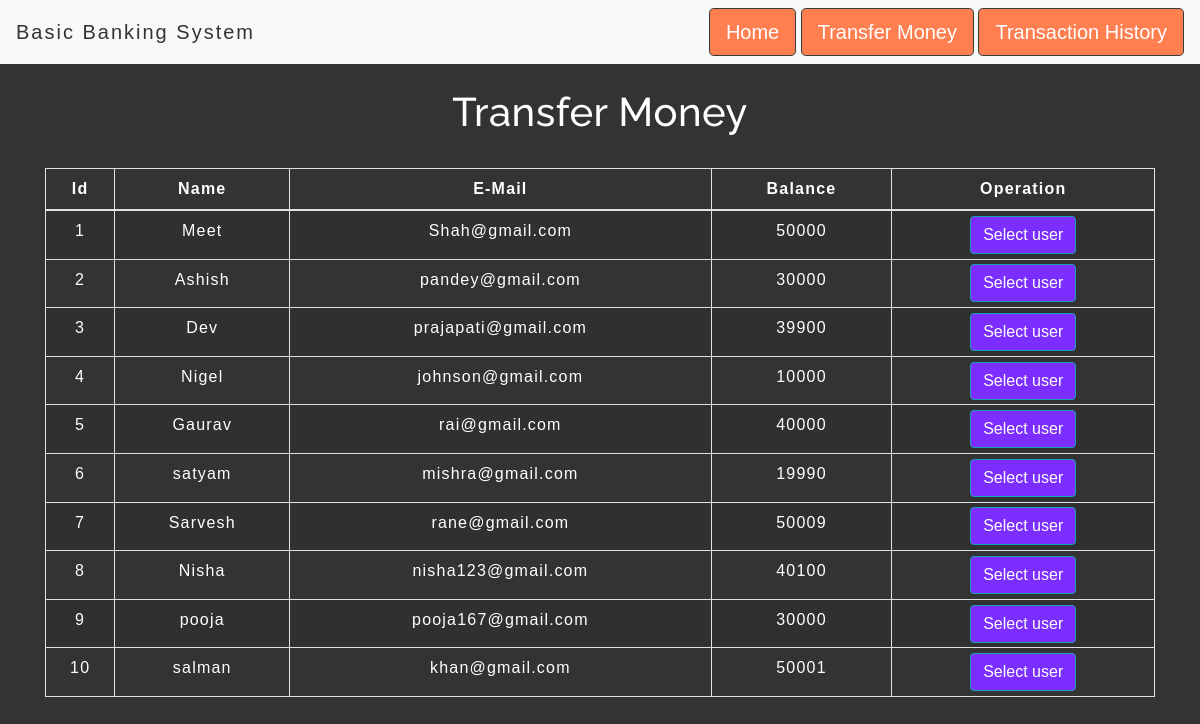
The app's page /transfermoney.php with its own data.
### tables this page shows
CREATE TABLE `users` (
  `id` int(3) NOT NULL,
  `name` text NOT NULL,
  `email` varchar(30) NOT NULL,
  `balance` int(8) NOT NULL
);

### transfermoney.php (the view, shortened to what this page needs)
<!DOCTYPE html>
<html lang="en">
<head>
    <link rel="stylesheet" href="https://maxcdn.bootstrapcdn.com/bootstrap/4.0.0/css/bootstrap.min.css">
    <link rel="stylesheet" type="text/css" href="css/table.css">
    <link rel="stylesheet" type="text/css" href="css/navbar.css">
</head>
<body>
<?php
    include 'config.php';
    $sql = "SELECT * FROM users";
    $result = mysqli_query($conn,$sql);
?>
<?php
  include 'navbar.php';
?>
<div class="container">
        <h2 style="color:white;"class="text-center pt-4">Transfer Money</h2>
        <br>
            <div class="row">
                <div class="col">
                    <div class="table-responsive-sm">
                    <table class="table table-hover table-sm table-striped table-condensed table-bordered">
                        <thead>
                            <tr>
                            <th style="color:white;"scope="col" class="text-center py-2">Id</th>
                            <th style="color:white;"scope="col" class="text-center py-2">Name</th>
                            <th style="color:white;"scope="col" class="text-center py-2">E-Mail</th>
                            <th style="color:white;"scope="col" class="text-center py-2">Balance</th>
                            <th style="color:white;"scope="col" class="text-center py-2">Operation</th>
                            </tr>
                        </thead>
                        <tbody>
                <?php
                    while($rows=mysqli_fetch_assoc($result)){
?>
                    <tr>
                       <td style="color:white;"class="py-2"><?php echo $rows['id'] ?></td>
                        <td style="color:white;"class="py-2"><?php echo $rows['name']?></td>
                        <td style="color:white;"class="py-2"><?php echo $rows['email']?></td>
                        <td style="color:white;"class="py-2"><?php echo $rows['balance']?></td>
                        <td><a href="selecteduserdetail.php?id= <?php echo $rows['id'] ;?>"> <button style="background-color:#7b2eff;" type="button" class="btn btn-info">Select user</button></a></td>
                    </tr>
                <?php
                    }
                ?>
                        </tbody>
                    </table>
                    </div>
                </div>
            </div>
         </div>
</body>
</html>

### navbar.php (shortened to what this page needs)
<nav class=" navbar navbar-expand-lg navbar-light bg-light">
<a style="color:#333" class="navbar-brand" href="index.php">Basic Banking System</a>
<div class="collapse navbar-collapse" id="collapsibleNavbar">
      <ul class="navbar-nav ml-auto">
        <li class="nav-item">
          <a style="background-color:coral;"class="btn btn-dark btn-lg" href="index.php" role="button">Home</a>
          <a style="background-color:coral;"class="btn btn-dark btn-lg" href="transfermoney.php" role="button">Transfer Money</a>
          <a style="background-color:coral;"class="btn btn-dark btn-lg" href="transactionhistory.php" role="button">Transaction History</a>
        </li>
    </div>
 </nav>

### css/table.css (style rules this page uses)
* { padding: 0; margin: 0; box-sizing: border-box; font-family: sans-serif; }
h2 { font-size: 40px; }
table { letter-spacing: 1.2px; }
td { text-align: center; }
button { border:none; background-color: #7b2eff; transition: 1s; }

### css/navbar.css (style rules this page uses)
.navbar-brand { color: #4C4B4B; letter-spacing: 2px; }
h2 { color: #4C4B4B; letter-spacing: 0.5px; font-family: raleway; }

### transfermoney.php (style rules this page uses)
button { transition: 1.5s; }
body { background-color:#333; }

### records on screen
users: id "1", name "Meet", email "Shah@gmail.com", balance "50000"
users: id "2", name "Ashish", email "pandey@gmail.com", balance "30000"
users: id "3", name "Dev", email "prajapati@gmail.com", balance "39900"
users: id "4", name "Nigel", email "johnson@gmail.com", balance "10000"
users: id "5", name "Gaurav", email "rai@gmail.com", balance "40000"
users: id "6", name "satyam", email "mishra@gmail.com", balance "19990"
users: id "7", name "Sarvesh", email "rane@gmail.com", balance "50009"
users: id "8", name "Nisha", email "nisha123@gmail.com", balance "40100"
users: id "9", name "pooja", email "pooja167@gmail.com", balance "30000"
users: id "10", name "salman", email "khan@gmail.com", balance "50001"
